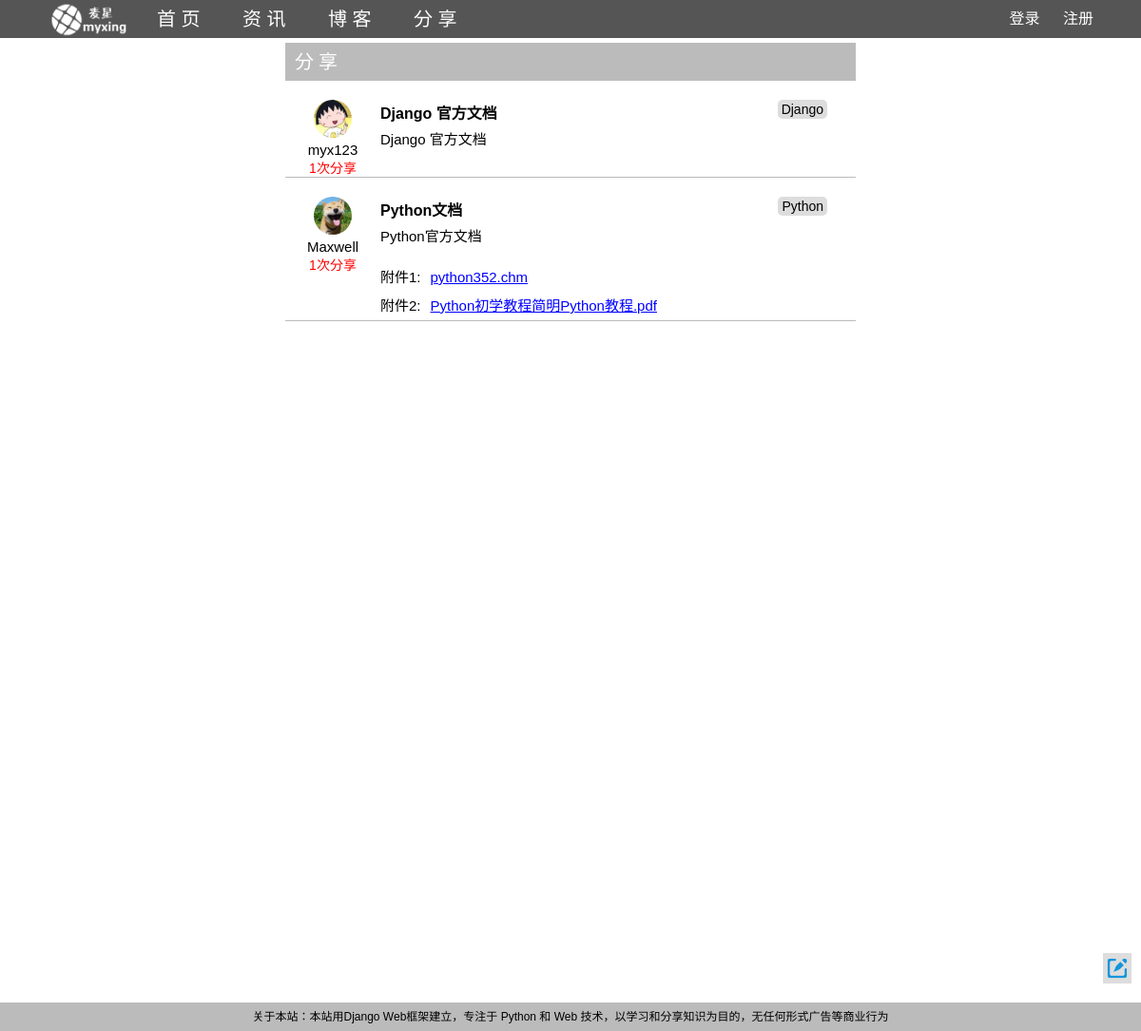
The app's page /share-index/ with its own data.
### mysite/models.py (models this page shows, shortened)
class Share(models.Model):
    author = models.ForeignKey(Reg_user,on_delete = models.CASCADE)
    share_title = models.CharField(max_length=20, blank=True)
    share_time = models.DateTimeField(auto_now_add=True)
    share_desc = models.TextField(blank=True)
    share_tag = models.ManyToManyField(Share_tag)
    def show_tag(self):
        return ",".join([t.tag_name for t in self.share_tag.all()])
    show_tag.short_description = 'tag'
    class Meta:
        verbose_name_plural = ('E3_分享')

class Share_tag(models.Model):
    tag_name = models.CharField(max_length=10)
    rank = models.ImageField(default=99)
    class Meta:
        verbose_name_plural = ('E1_分享标签')
        ordering = ['-rank']

class Share_file(models.Model):
    share = models.ForeignKey('Share',on_delete = models.CASCADE)
    share_file = models.FileField(upload_to='share_file', blank=True)
    class Meta:
        verbose_name_plural = ('E2_分享文件')
    def get_file_name(self):
        return self.share_file.name.split('/')[-1]

### user_admin/models.py (models this page shows, shortened)
class Reg_user(models.base.Model):
    username = models.fields.CharField('用户名', max_length=20, unique=True)
    password = models.CharField('密码', max_length=120)
    email = models.EmailField('邮箱', blank=True)
    reg_time = models.DateTimeField('注册时间', auto_now_add=True)
    user_img = models.FileField(
        '用户图片', upload_to='author_img', default='author_img/user_normal.jpg')
    mobile_num = models.IntegerField('手机号码', blank=True, null=True)
    sex = models.CharField('性别', max_length=2, blank=True)
    birthday = models.DateField('生日', blank=True, default='2000-1-1')
    self_intro = models.CharField('自我介绍', max_length=100, blank=True)
    my_tag = models.CharField('我的标签', max_length=10, blank=True)
    class Meta:
        verbose_name_plural = 'A1_注册用户'
        ordering = ['-reg_time']
    def get_author_url(self):
        return reverse('tag', args=(self.username, ))

### mysite/views.py (the view)
# urls.py: url(r'^share-index/', views.share_index, name='share-index'),
def share_index(request):
    share_list = Share.objects.all()
    return render(request, 'mysite/share-index.html', locals())

### common_functions/my_context_processor.py (called while the page is built)
def get_session_username(request):
    session_username = request.session.get('session_username')
    return {'session_username':session_username}

### mysite/templates/mysite/share-index.html (shortened to what this page needs)
{% extends 'base.html' %}
{% load static %}
{% block css%}<link rel="stylesheet" href="{% static 'mysite/css/share-index.css' %}">{% endblock %}
{% block content %}
<div class="share-box">
	<div class="share-name">分享</div>
    <div class="share-list">
    	{% for share in share_list %}
    	<div class="share-info clearfix">
        	<div class="author-info">
            	<div class="author-img"><a href="{{ share.author.get_author_url }}"><img src="{{ share.author.user_img.url }}"></a></div>
                <div class="author-name">{{ share.author.username }}</div>
                <div class="share-num">{{ share.author.share_set.all.count }}次分享</div>
            </div>
            <div class="file-info">
        		<div class="share-title-tag">
                    <h4 class="share-title" id="{{ share.share_title }}">{{ share.share_title }}</h4>
                    {% for share_tag in share.share_tag.all %}
                    <span class="share-tag">{{ share_tag.tag_name }}</span>
                    {% endfor %}
                </div>
                <div class="share-desc">{{ share.share_desc }}</div>
                {% for share_file in share.share_file_set.all %}
                <div class="share-file"><span>附件{{forloop.counter}}:</span><a class="share_url "href="{{ share_file.share_file.url }}">{{ share_file.get_file_name }}</a></div>
                {% endfor %}
        	</div>
    	</div>
        {% endfor %}
	</div>
</div>
{% endblock %}

### mysite/static/base.css (style rules this page uses)
* { margin:0; padding:0; }
body { font-family:"微软雅黑", Arial, sans-serif }
a { color:#333; text-decoration:none; }
* { list-style-type:none; }
img { border-style:none; }
.clearfix { zoom:1 }
.clearfix:after { content:"."; display:block; visibility:hidden; height:0px; clear:both; }

### mysite/static/mysite/css/share-index.css (style rules this page uses)
.share-box { width:600px; height:1000px; margin:45px auto 0 auto; }
.share-name { height:40px; line-height:40px; background-color:#bbb; color:#fff; letter-spacing:5px; font-size:20px; padding-left:10px; }
.share-list { position:relative; }
.share-info { border-bottom:#bbb solid 1px; margin-top:10px; }
.author-info { width:80px; height:80px; margin:10px 0 0 10px; display:inline-block; text-align: center; }
.author-img { margin:0 auto; }
.author-img img { width:40px; height:40px; border-radius:50%; }
.author-name { font-size: 15px; }
.share-num, .file-num { font-size:14px; color:red; }
.file-info { width:500px; float:right; margin-top:10px; }
.share-title-tag h4 { height:30px; line-height:30px; display: inline-block; }
.share-title-tag span { float:right; margin-right: 30px; background-color:#ddd; font-size: 14px; padding: 2px 4px; border-radius: 5px; }
.share-desc { min-height: 40px; font-size: 15px; }
.share-file { height:30px; line-height:30px; width:500px; overflow: hidden; font-size: 15px }
.share-file span { margin-right: 10px; }
.share-file a { text-decoration: underline; color:blue; }

### records on screen
Share: author.user_img (picture), author.username "myx123", author.share_set.all.count "1", share_title "Django 官方文档", share_desc "Django 官方文档"
Share_tag: tag_name "Django"
Share: author.user_img (picture), author.username "Maxwell", author.share_set.all.count "1", share_title "Python文档", share_desc "Python官方文档"
Share_tag: tag_name "Python"
Share_file: get_file_name "python352.chm"
Share_file: get_file_name "Python初学教程简明Python教程.pdf"
